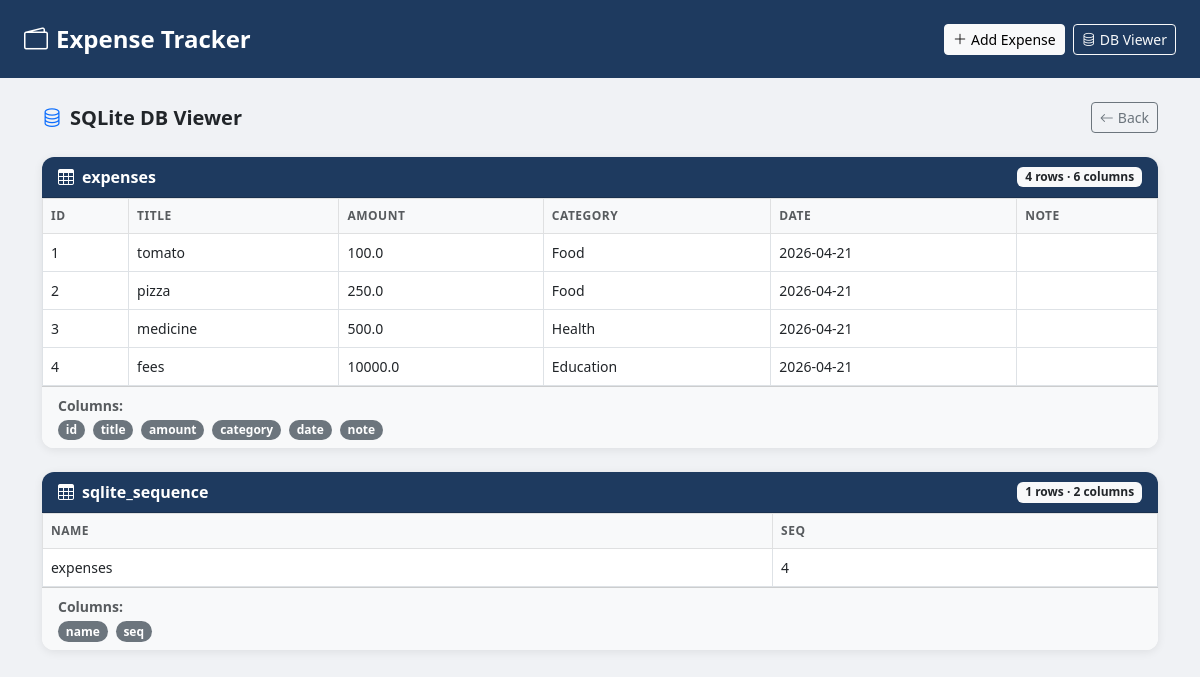
Page /db-viewer on the committed database.
### tables this page shows
CREATE TABLE expenses (
                id INTEGER PRIMARY KEY AUTOINCREMENT,
                title TEXT NOT NULL,
                amount REAL NOT NULL,
                category TEXT NOT NULL,
                date TEXT NOT NULL,
                note TEXT
            );

### app.py (the view)
@app.route("/db-viewer")
def db_viewer():
    with get_db() as conn:
        tables = conn.execute("SELECT name FROM sqlite_master WHERE type='table'").fetchall()
        table_data = {}
        for t in tables:
            name = t["name"]
            rows = conn.execute(f"SELECT * FROM {name}").fetchall()
            cols = [d[0] for d in conn.execute(f"SELECT * FROM {name} LIMIT 1").description] if rows else []
            table_data[name] = {"cols": cols, "rows": [dict(r) for r in rows]}
    return render_template("db_viewer.html", table_data=table_data)

### app.py (called while the page is built)
def get_db():
    conn = sqlite3.connect(DB)
    conn.row_factory = sqlite3.Row
    return conn

### templates/db_viewer.html
{% extends "base.html" %}
{% block content %}
<div class="d-flex align-items-center justify-content-between mb-4">
  <h5 class="fw-bold mb-0"><i class="bi bi-database me-2 text-primary"></i>SQLite DB Viewer</h5>
  <a href="/" class="btn btn-outline-secondary btn-sm"><i class="bi bi-arrow-left me-1"></i>Back</a>
</div>
{% if table_data %}
  {% for table_name, data in table_data.items() %}
  <div class="card mb-4">
    <div class="card-header d-flex align-items-center justify-content-between"
         style="background:#1e3a5f; color:white; border-radius:12px 12px 0 0;">
      <span><i class="bi bi-table me-2"></i><strong>{{ table_name }}</strong></span>
      <span class="badge bg-light text-dark">{{ data.rows|length }} rows · {{ data.cols|length }} columns</span>
    </div>
    <div class="card-body p-0">
      {% if data.rows %}
      <div class="table-responsive">
        <table class="table table-hover table-bordered mb-0 align-middle small">
          <thead class="table-light">
            <tr>
              {% for col in data.cols %}
              <th class="text-muted" style="font-size:0.75rem;letter-spacing:0.5px;text-transform:uppercase">{{ col }}</th>
              {% endfor %}
            </tr>
          </thead>
          <tbody>
            {% for row in data.rows %}
            <tr>
              {% for col in data.cols %}
              <td>
                {% if row[col] is none %}
                  <span class="text-muted fst-italic">NULL</span>
                {% else %}
                  {{ row[col] }}
                {% endif %}
              </td>
              {% endfor %}
            </tr>
            {% endfor %}
          </tbody>
        </table>
      </div>
      {% else %}
      <div class="text-center py-4 text-muted">
        <i class="bi bi-inbox fs-3"></i>
        <p class="mt-2 mb-0">Table is empty</p>
      </div>
      {% endif %}
    </div>
    <div class="card-footer bg-light" style="border-radius:0 0 12px 12px">
      <div class="small text-muted fw-semibold mb-1">Columns:</div>
      <div class="d-flex flex-wrap gap-2">
        {% for col in data.cols %}
        <span class="badge bg-secondary rounded-pill">{{ col }}</span>
        {% endfor %}
      </div>
    </div>
  </div>
  {% endfor %}
{% else %}
  <div class="card p-5 text-center text-muted">
    <i class="bi bi-database-x fs-1"></i>
    <p class="mt-3">No tables found in the database.</p>
  </div>
{% endif %}
{% endblock %}

### templates/base.html (style rules this page uses)
body { background: #f0f2f5; }
.card { border: none; border-radius: 12px; box-shadow: 0 2px 10px rgba(0,0,0,0.08); }

### rows in the picture
expenses: id "1" "tomato" "100.0" "Food" "2026-04-21"
expenses: id "2" "pizza" "250.0" "Food" "2026-04-21"
expenses: id "3" "medicine" "500.0" "Health" "2026-04-21"
expenses: id "4" "fees" "10000.0" "Education" "2026-04-21"

### other values in the picture
{{ table_name }} "expenses" "sqlite_sequence"
{{ data.rows|length }} "4" "1"
{{ data.cols|length }} "6" "2"
{{ col }} "ID" "TITLE" "AMOUNT" "CATEGORY" "DATE" "NOTE" "NAME" "SEQ"
{{ col }} "id" "title" "amount" "category" "date" "note" "name" "seq"
{{ row[col] }} "expenses" "4"
